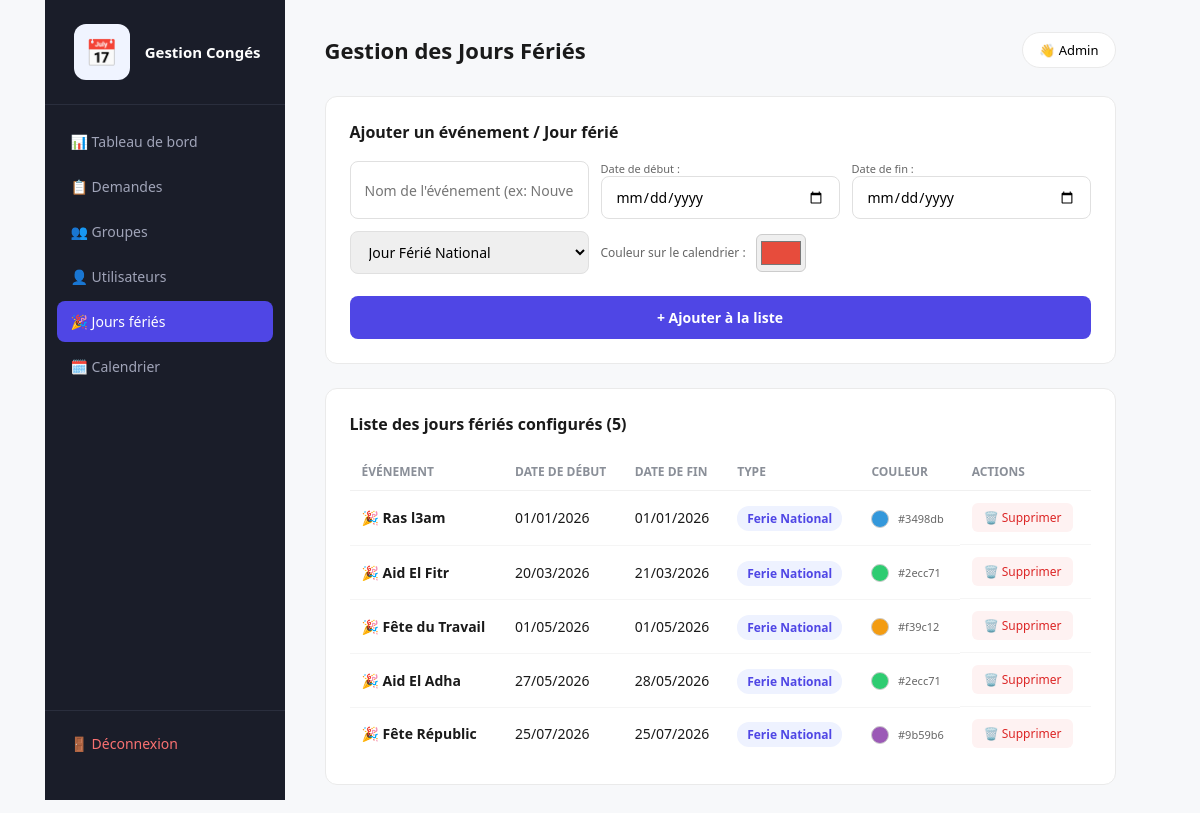
The app's page /admin/holidays.php (signed in) with its own data.
### tables this page shows
CREATE TABLE holidays (
  id INT AUTO_INCREMENT PRIMARY KEY,
  titre VARCHAR(100) NOT NULL,
  date_debut DATE NOT NULL,
  date_fin DATE NOT NULL,
  couleur VARCHAR(7) DEFAULT '#e74c3c',
  type ENUM('ferie_national','evenement') DEFAULT 'ferie_national'
);

### admin/holidays.php (the view, shortened to what this page needs)
<?php
require_once '../config/db.php';
$stmt = $pdo->query("SELECT * FROM holidays ORDER BY date_debut ASC");
$holidays = $stmt->fetchAll(PDO::FETCH_ASSOC);
?>
<!DOCTYPE html>
<html lang="fr">
<head>
    <link rel="stylesheet" href="../assets/css/style.css">
    <link rel="stylesheet" href="../assets/css/admin.css?v=1.2">
</head>
<body>
    <div class="layout">
        <aside class="sidebar">
            <div class="sidebar-logo">
                <span class="logo-icon">📅</span>
                <span>Gestion Congés</span>
            </div>
            <nav class="sidebar-nav">
                <a href="dashboard.php" class="nav-item">📊 Tableau de bord</a>
                <a href="demandes.php" class="nav-item">📋 Demandes</a>
                <a href="groupes.php" class="nav-item">👥 Groupes</a>
                <a href="users.php" class="nav-item">👤 Utilisateurs</a>
                <a href="holidays.php" class="nav-item active">🎉 Jours fériés</a>
                <a href="calendrier.php" class="nav-item">🗓️ Calendrier</a>
            </nav>
            <div class="sidebar-footer">
                <a href="../logout.php" class="nav-item logout">🚪 Déconnexion</a>
            </div>
        </aside>
        <main class="main-content">
            <header class="topbar">
                <h1>Gestion des Jours Fériés</h1>
                <div class="user-badge">👋 <?= htmlspecialchars($_SESSION['nom'] ?? 'Administrateur') ?></div>
            </header>
            <div class="panel" style="margin-bottom: 24px;">
                <div class="panel-header">
                    <h2>Ajouter un événement / Jour férié</h2>
                </div>
                <form action="holidays.php" method="POST" class="grid-form">
                    <input type="text" name="titre" placeholder="Nom de l'événement (ex: Nouvel An, Aïd...)" required>
                    <div>
                        <label style="font-size: 11px; color: #666; display: block;">Date de début :</label>
                        <input type="date" name="date_debut" required style="width: 100%;">
                    </div>
                    <div>
                        <label style="font-size: 11px; color: #666; display: block;">Date de fin :</label>
                        <input type="date" name="date_fin" required style="width: 100%;">
                    </div>
                    <select name="type">
                        <option value="ferie_national">Jour Férié National</option>
                    </select>
                    <div style="display: flex; align-items: center; gap: 10px;">
                        <label style="font-size: 12px; color: #666;">Couleur sur le calendrier :</label>
                        <input type="color" name="couleur" value="#e74c3c" style="height: 38px; padding: 2px; cursor: pointer; border: 1px solid #ccc; border-radius: 6px;">
                    </div>
                    <button type="submit" name="add_holiday" class="btn-primary" style="grid-column: span 3; margin-top: 10px;">+ Ajouter à la liste</button>
                </form>
            </div>
            <div class="panel">
                <div class="panel-header">
                    <h2>Liste des jours fériés configurés (<?= count($holidays) ?>)</h2>
                </div>
                <?php if (empty($holidays)): ?>
                    <p class="empty-state">Aucun jour férié n'a été enregistré pour le moment.</p>
                <?php else: ?>
                    <table class="data-table">
                        <thead>
                            <tr>
                                <th>Événement</th>
                                <th>Date de début</th>
                                <th>Date de fin</th>
                                <th>Type</th>
                                <th>Couleur</th>
                                <th>Actions</th>
                            </tr>
                        </thead>
                        <tbody>
                            <?php foreach ($holidays as $h): ?>
                            <tr>
                                <td><strong>🎉 <?= htmlspecialchars($h['titre']) ?></strong></td>
                                <td><?= date('d/m/Y', strtotime($h['date_debut'])) ?></td>
                                <td><?= date('d/m/Y', strtotime($h['date_fin'])) ?></td>
                                <td>
                                    <span class="badge" style="text-transform: capitalize;">
                                        <?= str_replace('_', ' ', htmlspecialchars($h['type'])) ?>
                                    </span>
                                </td>
                                <td>
                                    <span style="display: inline-block; width: 18px; height: 18px; border-radius: 50%; background-color: <?= htmlspecialchars($h['couleur']) ?>; border: 1px solid #ccc; vertical-align: middle; margin-right: 5px;"></span>
                                    <small style="color: #666; font-size: 11px;"><?= htmlspecialchars($h['couleur']) ?></small>
                                </td>
                                <td class="actions-cell">
                                    <a href="holidays.php?delete=<?= $h['id'] ?>"
                                       class="btn-delete"
                                       onclick="return confirm('Êtes-vous sûr de vouloir supprimer cet événement ?')">
                                       🗑️ Supprimer
                                    </a>
                                </td>
                            </tr>
                            <?php endforeach; ?>
                        </tbody>
                    </table>
                <?php endif; ?>
            </div>
        </main>
    </div>
</body>
</html>

### assets/css/style.css (style rules this page uses)
* { margin: 0; padding: 0; box-sizing: border-box; font-family: 'Segoe UI', -apple-system, Arial, sans-serif; }
body { background: #f7f8fa; min-height: 100vh; display: flex; justify-content: center; align-items: center; }
.logo-icon { width: 56px; height: 56px; background: #f0f4ff; border-radius: 12px; display: flex; align-items: center; justify-content: center; font-size: 26px; margin: 0 auto; }
button[type="submit"] { width: 100%; padding: 12px; background: #4f46e5; color: white; border: none; border-radius: 8px; font-size: 14px; font-weight: 600; cursor: pointer; margin-top: 6px; transition: background 0.15s; }

### assets/css/admin.css (style rules this page uses)
.layout { display: flex; min-height: 100vh; background: #f7f8fa; }
.sidebar { width: 240px; background: #1a1d29; color: white; display: flex; flex-direction: column; padding: 24px 0; position: fixed; height: 100vh; }
.sidebar-logo { display: flex; align-items: center; gap: 10px; padding: 0 24px 24px; font-weight: 600; font-size: 15px; border-bottom: 1px solid #2a2e3d; margin-bottom: 16px; }
.sidebar-nav { flex: 1; display: flex; flex-direction: column; gap: 4px; padding: 0 12px; }
.nav-item { display: block; padding: 11px 14px; color: #a0a4b8; text-decoration: none; border-radius: 8px; font-size: 14px; transition: background 0.15s, color 0.15s; }
.nav-item.active { background: #4f46e5; color: white; }
.sidebar-footer { padding: 12px; border-top: 1px solid #2a2e3d; margin-top: 16px; }
.nav-item.logout { color: #f87171; }
.main-content { flex: 1; margin-left: 240px; padding: 32px 40px; }
.topbar { display: flex; justify-content: space-between; align-items: center; margin-bottom: 28px; }
.topbar h1 { font-size: 22px; color: #1a1a1a; }
.user-badge { background: white; padding: 8px 16px; border-radius: 20px; font-size: 13px; border: 1px solid #eaeaea; }
.panel { background: white; border-radius: 12px; padding: 24px; border: 1px solid #eaeaea; }
.panel-header { display: flex; justify-content: space-between; align-items: center; margin-bottom: 18px; }
.panel-header h2 { font-size: 16px; color: #1a1a1a; }
.data-table { width: 100%; border-collapse: collapse; }
.data-table th { text-align: left; font-size: 12px; color: #8a8f98; text-transform: uppercase; padding: 10px 12px; border-bottom: 1px solid #f0f0f0; }
.data-table td { padding: 12px; font-size: 14px; color: #1a1a1a; border-bottom: 1px solid #f5f5f5; }
.data-table tr:last-child td { border-bottom: none; }
.btn-primary { background: #4f46e5; color: white; border: none; padding: 10px 20px; border-radius: 8px; font-size: 14px; font-weight: 600; cursor: pointer; white-space: nowrap; }
.badge { background: #eef2ff; color: #4f46e5; padding: 4px 10px; border-radius: 12px; font-size: 12px; font-weight: 600; }
.actions-cell { display: flex; gap: 8px; }
.btn-edit, .btn-delete { padding: 6px 12px; border-radius: 6px; font-size: 12px; font-weight: 500; text-decoration: none; border: none; cursor: pointer; }
.btn-delete { background: #fef2f2; color: #dc2626; }
.grid-form { display: grid; grid-template-columns: repeat(3, 1fr); gap: 12px; }
.grid-form input, .grid-form select { padding: 10px 14px; border: 1px solid #e0e0e0; border-radius: 8px; font-size: 14px; }
.grid-form button { grid-column: span 3; }
.actions-cell { display: flex; align-items: center; gap: 8px; }

### records on screen
holidays: titre "Ras l3am", date_debut "01/01/2026", date_fin "01/01/2026", type "Ferie National", couleur "#3498db"
holidays: titre "Aid El Fitr", date_debut "20/03/2026", date_fin "21/03/2026", type "Ferie National", couleur "#2ecc71"
holidays: titre "Fête du Travail", date_debut "01/05/2026", date_fin "01/05/2026", type "Ferie National", couleur "#f39c12"
holidays: titre "Aid El Adha", date_debut "27/05/2026", date_fin "28/05/2026", type "Ferie National", couleur "#2ecc71"
holidays: titre "Fête Républic", date_debut "25/07/2026", date_fin "25/07/2026", type "Ferie National", couleur "#9b59b6"

### other values on screen
$_SESSION['nom'] "Admin"
count($holidays) "5"
